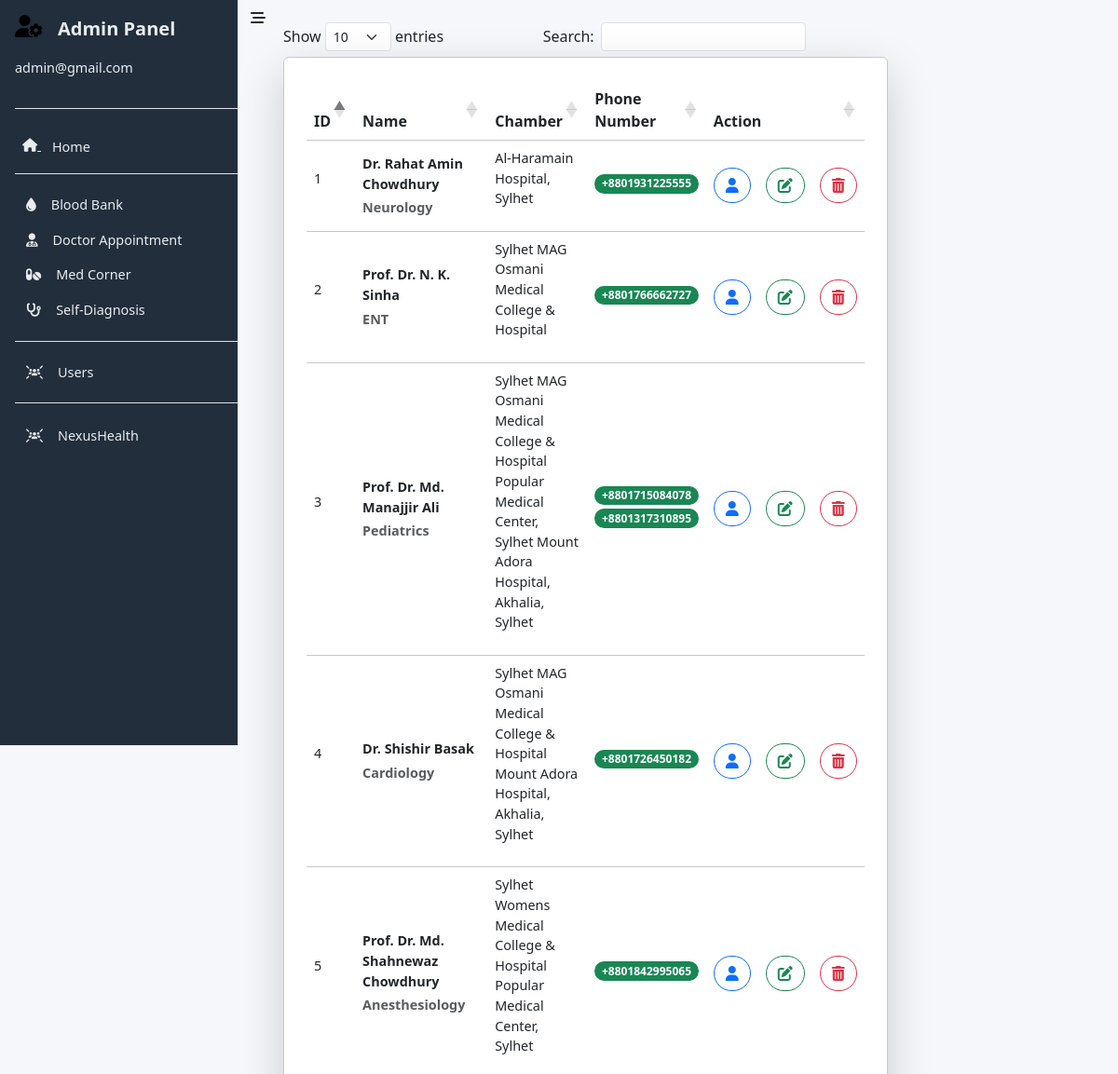
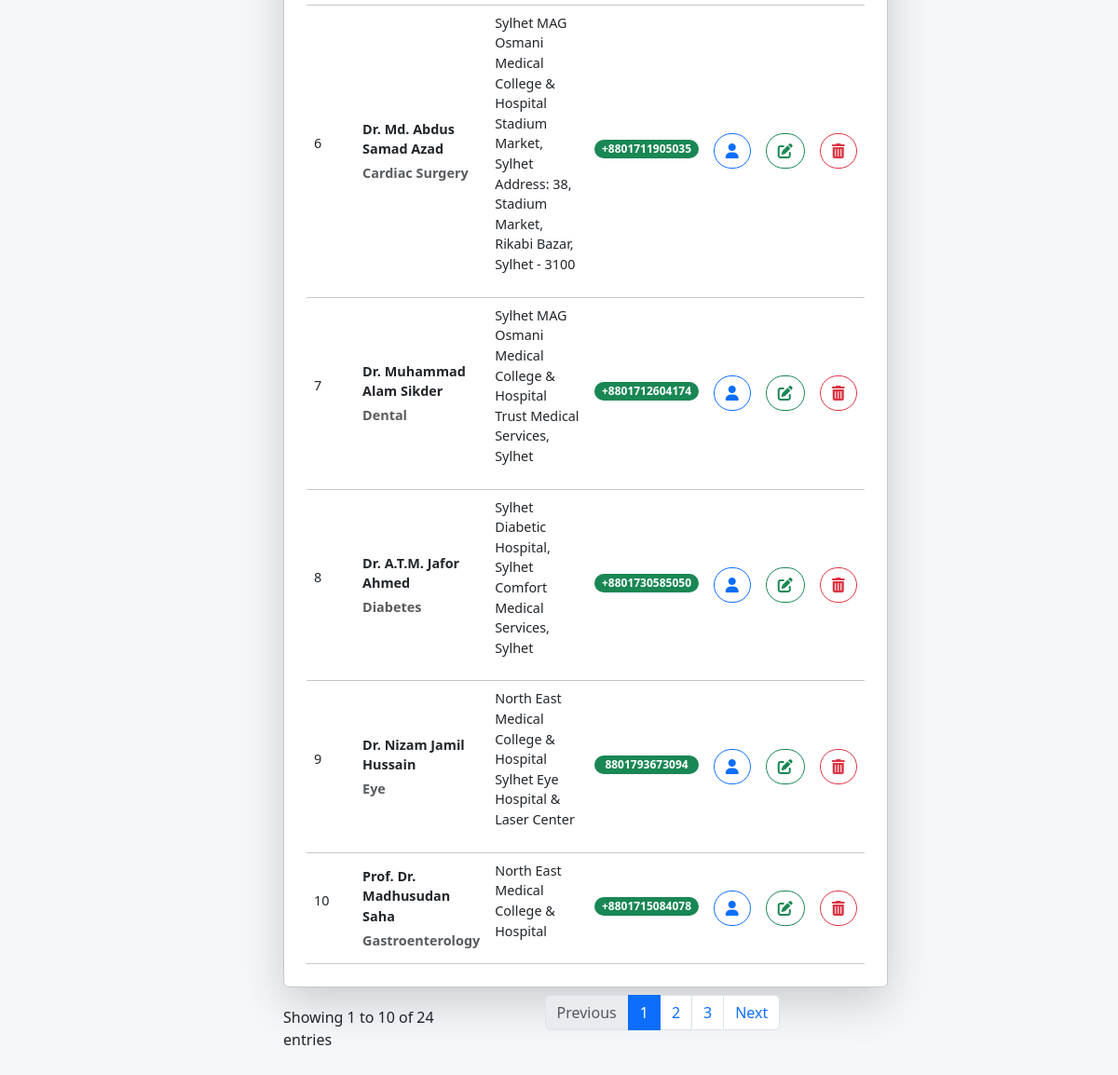
The page /AdminPanel/doc-docList.php (signed in) on the database its author committed (2 pictures, top to bottom).
### tables this page shows
CREATE TABLE `doctorlist` (
  `id` int(255) NOT NULL,
  `doctorName` varchar(255) NOT NULL,
  `department` varchar(255) NOT NULL,
  `hospital/chamber` varchar(255) NOT NULL,
  `qualification` varchar(255) NOT NULL,
  `phoneNumber` varchar(255) NOT NULL,
  `time1` varchar(255) NOT NULL,
  `time2` varchar(255) NOT NULL,
  `time3` varchar(255) NOT NULL,
  `time4` varchar(255) NOT NULL,
  `doctorPhoto` varchar(255) NOT NULL DEFAULT '../DoctorPhotos/default.png'
);

### AdminPanel/doc-docList.php (the view, shortened to what this page needs)
<?php
include '../Database/connection.php';
?>
<!DOCTYPE html>
<html lang="en">
<head>
    <link href="https://cdn.jsdelivr.net/npm/bootstrap@5.3.0/dist/css/bootstrap.min.css" rel="stylesheet"
>
    <link rel="stylesheet" href="https://cdnjs.cloudflare.com/ajax/libs/font-awesome/6.5.1/css/all.min.css">
    <link rel="stylesheet" href="https://cdnjs.cloudflare.com/ajax/libs/twitter-bootstrap/5.3.0/css/bootstrap.min.css">
    <link rel="stylesheet" href="https://cdn.datatables.net/1.13.6/css/dataTables.bootstrap5.min.css" />
    <link rel="stylesheet" href="https://cdnjs.cloudflare.com/ajax/libs/animate.css/4.1.1/animate.min.css" />
</head>
<body>
    <div class='d-flex flex-nowrap'>
        <div>
            <?php include 'adminSideBar.php'; ?>
        </div>
        <div class="" style="width: 100%;">
            <button class="btn open-btn position-fixed"><i class="fa-solid fa-bars-staggered"></i></button> <br>
            <div class="d-flex flex-wrap">
                <div class="col-lg-8 px-5">
                    <table id="dataTable"
                        class="table align-middle mb-0 bg-white border border-1 border-secondary-subtle rounded p-4 shadow-lg">
                        <thead class="bg-light">
                            <tr>
                                <th>ID</th>
                                <th>Name</th>
                                <th>Chamber</th>
                                <th>Phone Number</th>
                                <th>Action</th>
                            </tr>
                        </thead>
                        <tbody>
                            <?php
                            $doctorsdata = mysqli_query($conn, "SELECT * FROM `doctorlist`");
                            while ($row = mysqli_fetch_array($doctorsdata)) {
                                $phoneNumbers = $row['phoneNumber'];
                                echo "
                                <tr>
                                    <td>
                                        <p>" . $row['id'] . "</p>
                                    </td>
                                    <td>
                                        <div class='d-flex align-items-center'>
                                            <div>
                                                <p class='fw-bold mb-1'>" . $row['doctorName'] . " </p>
                                                <p class='fw-bold text-muted mb-0'>" . $row['department'] . " </p>
                                            </div>
                                        </div>
                                    </td>
                                    <td><p>" . $row['hospital/chamber'] . "</p></td>
                                    <td>";
                                $matches = preg_split('/\s+/', $phoneNumbers);
                                foreach ($matches as $number) {
                                    echo "<span class='badge text-bg-success rounded-pill d-block mb-1'>$number</span>";
                                }
                                echo "</td>
                                    <td>
                                        <div class='d-flex'>
                                            <button class='btn btn-outline-primary rounded-pill me-3' onclick='openProfile(" . $row['id'] . ")'><i class='fa-solid fa-user'></i></button>
                                            <button class='btn btn-outline-success rounded-pill me-3' onclick='openPopup(" . $row['id'] . ")'><i class='fa-solid fa-pen-to-square'></i></button>
                                            <button class='btn btn-outline-danger rounded-pill' onclick='openDelete(" . $row['id'] . ")'><i class='fa-solid fa-trash-can'></i></button>
                                        </div>
                                    </td>
                                </tr>";
                            }
                            ?>
                        </tbody>
                    </table>
                </div>
            </div>
        </div>
    </div>
    <div>
        <br><br>
    </div>
</body>
</html>

### AdminPanel/doc-docList.php (style rules this page uses)
body { background-color: #f5f7fb; }

### rows shown on the page
doctorlist: id "1", doctorName "Dr. Rahat Amin Chowdhury", department "Neurology", value "Al-Haramain Hospital, Sylhet", phoneNumber "+8801931225555"
doctorlist: id "2", doctorName "Prof. Dr. N. K. Sinha", department "ENT", value "Sylhet MAG Osmani Medical College & Hospital", phoneNumber "+8801766662727"
doctorlist: id "3", doctorName "Prof. Dr. Md. Manajjir Ali", department "Pediatrics", value "Sylhet MAG Osmani Medical College & Hospital Popular Medical Center, Sylhet Mount Adora Hospital, Akhalia, Sylhet", phoneNumber "+8801715084078", phoneNumber "+8801317310895"
doctorlist: id "4", doctorName "Dr. Shishir Basak", department "Cardiology", value "Sylhet MAG Osmani Medical College & Hospital Mount Adora Hospital, Akhalia, Sylhet", phoneNumber "+8801726450182"
doctorlist: id "5", doctorName "Prof. Dr. Md. Shahnewaz Chowdhury", department "Anesthesiology", value "Sylhet Womens Medical College & Hospital Popular Medical Center, Sylhet", phoneNumber "+8801842995065"
doctorlist: id "6", doctorName "Dr. Md. Abdus Samad Azad", department "Cardiac Surgery", value "Sylhet MAG Osmani Medical College & Hospital Stadium Market, Sylhet Address: 38, Stadium Market, Rikabi Bazar, Sylhet - 3100", phoneNumber "+8801711905035"
doctorlist: id "7", doctorName "Dr. Muhammad Alam Sikder", department "Dental", value "Sylhet MAG Osmani Medical College & Hospital Trust Medical Services, Sylhet", phoneNumber "+8801712604174"
doctorlist: id "8", doctorName "Dr. A.T.M. Jafor Ahmed", department "Diabetes", value "Sylhet Diabetic Hospital, Sylhet Comfort Medical Services, Sylhet", phoneNumber "+8801730585050"
doctorlist: id "9", doctorName "Dr. Nizam Jamil Hussain", department "Eye", value "North East Medical College & Hospital Sylhet Eye Hospital & Laser Center", phoneNumber "8801793673094"
doctorlist: id "10", doctorName "Prof. Dr. Madhusudan Saha", department "Gastroenterology", value "North East Medical College & Hospital", phoneNumber "+8801715084078"
